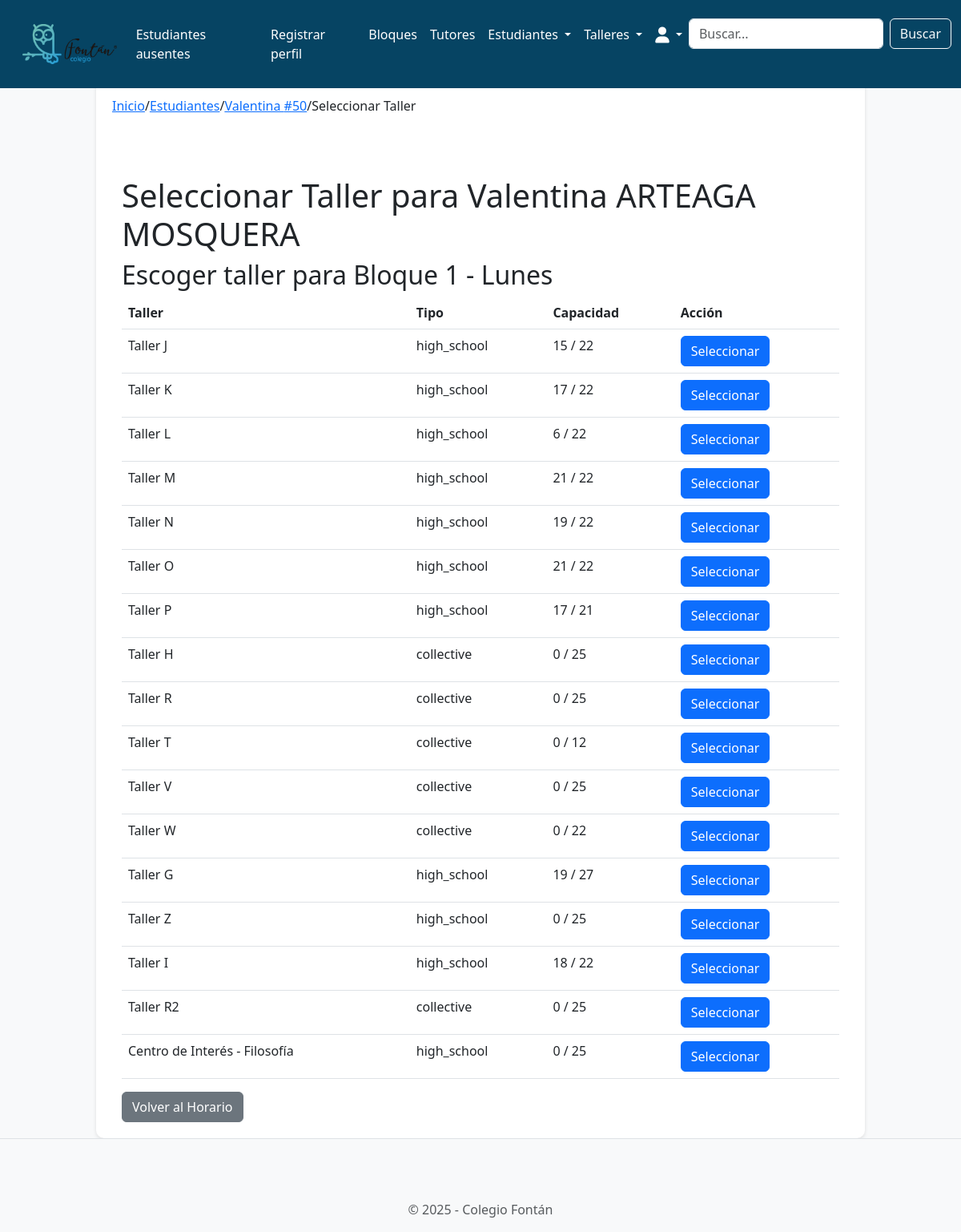
The page /schedules/select_workshop/50/Monday/1/ (signed in) on the database as committed earlier.
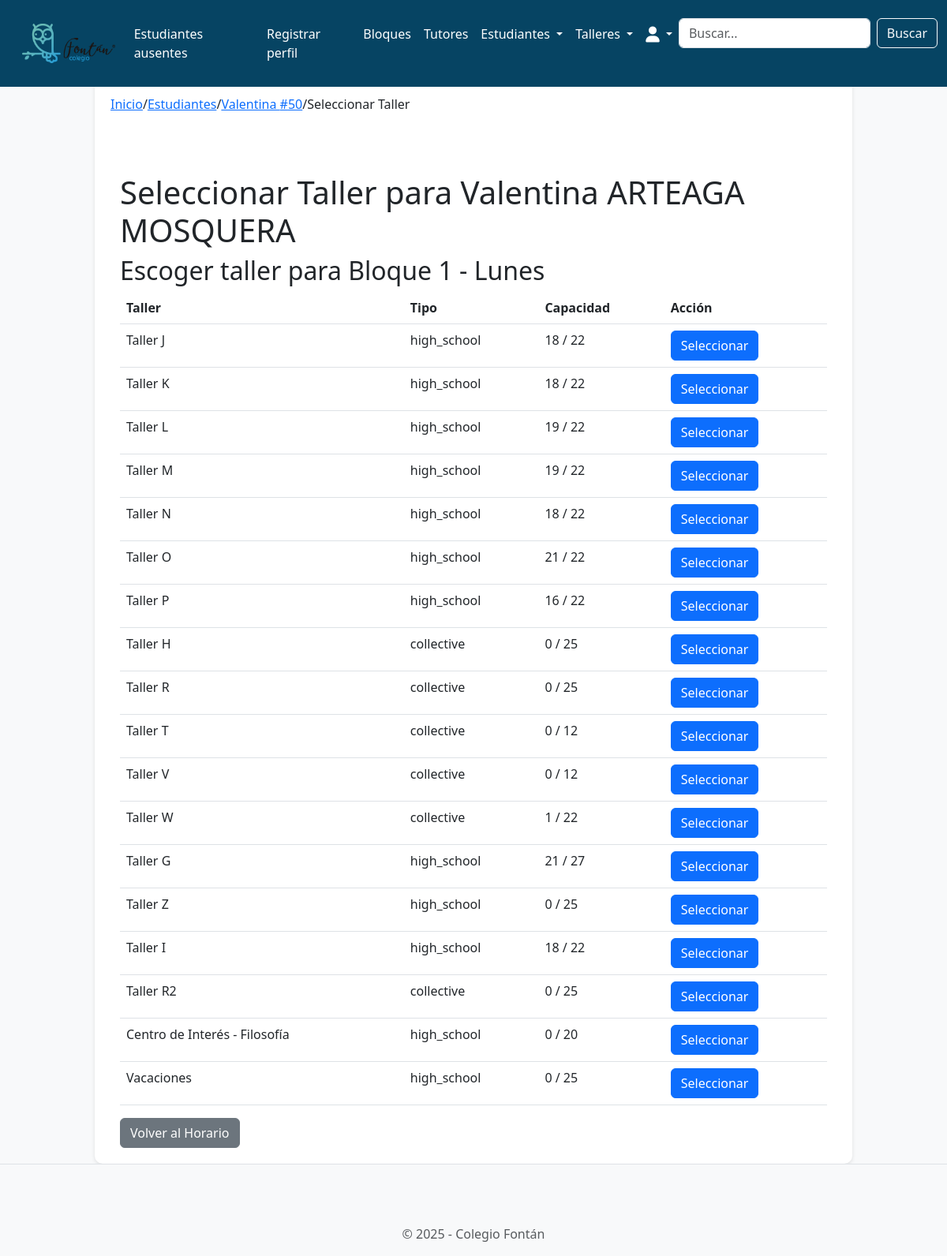
The same page on the database as committed later.
### students/models.py (models this page shows, shortened)
class Student(models.Model):
    STATUS_CHOICES = [
        ('present', 'Presente'),
        ('absent', 'Ausente'),
        ('neutral', 'No llamado'),
    ]
    student_id = models.AutoField(primary_key=True)
    name = models.CharField(max_length=100)
    lastname = models.CharField(max_length=100)
    id_number = models.IntegerField(unique=True)
    autonomy_level = models.IntegerField(
        choices=[
            (1, 'Nivel 1'),
            (2, 'Nivel 2'),
            (3, 'Nivel 3'),
        ],
        default=1,
    )
    extended_vacation = models.BooleanField(default=False)
    grade = models.IntegerField(
        choices=[
            (1, '1'),
            (2, '2'),
            (3, '3'),
            (4, '4'),
            (5, '5'),
            (6, '6'),
            (7, '7'),
            (8, '8'),
            (9, '9'),
            (10, '10'),
            (11, '11'),
        ],
        default=1,
    )
    status = models.CharField(
        max_length=10,
        choices=STATUS_CHOICES,
        default='neutral'
    )
    workshop = models.ForeignKey('workshops.Workshop', on_delete=models.SET_NULL, null=True, blank=True)
    last_reset = models.DateTimeField(default=now)
    rotation_workshop = models.CharField(max_length=200, blank=True, null=True)

### workshops/models.py (models this page shows, shortened)
class Workshop(models.Model):
    WORKSHOP_TYPES = [
        ('primary', 'Primaria'),
        ('high_school', 'Bachillerato'),
        ('collective', 'Colectivo'),
    ]
    workshop_id = models.AutoField(primary_key=True)
    name = models.CharField(max_length=100, unique=True)
    tutor = models.ForeignKey(
        'tutors.Tutor',
        on_delete=models.SET_NULL,
        null=True,
        blank=True,
        related_name='workshops'  # Esta línea permite acceder a los talleres desde el tutor
    )
    max_capacity = models.IntegerField(default=25)
    type = models.CharField(
        max_length=20,
        choices=WORKSHOP_TYPES,
        default='primary'
    )

### schedules/views.py (the view, shortened to what this page needs)
# urls.py: path('select_workshop/<int:student_id>/<str:day>/<int:block_number>/', views.select_workshop, name='select_workshop'),
def select_workshop(request, student_id, day, block_number):
    student = get_object_or_404(Student, student_id=student_id)
    _, workshops = get_schedule_and_workshops(student)
    get_block_capacity(workshops, day, block_number, student.grade)
    return render(request, 'schedules/select_workshop.html', {
        'student': student,
        'student_id': student_id,
        'workshops': workshops,
        'day': day,
        'block': block_number,
        'block_number': block_number,
    })

### schedules/views.py (called while the page is built)
def get_schedule_and_workshops(student_or_tutor):
    schedule = {
        "Monday_Thursday": ["7:40-9:10", "9:40-11:00", "11:20-12:40", "1:20-2:40"]
        if student_or_tutor.grade > 5
        else ["7:40-8:40", "9:10-10:20", "10:40-11:50", "12:30-1:30", "1:50-2:40"],
        "Friday": ["7:40-9:10", "9:50-11:20", "11:50-1:20"]
        if student_or_tutor.grade > 5
        else ["7:40-8:40", "9:10-10:20", "10:40-11:50", "12:20-1:20"],
    }
    workshop_types = ['high_school', 'collective'] if student_or_tutor.grade > 5 else ['primary', 'collective']
    workshops = Workshop.objects.filter(type__in=workshop_types)
    return schedule, workshops

def get_block_capacity(workshops, day, block_number, student_grade):
    for workshop in workshops:
        block_type = (
            "high_school" if workshop.type == "high_school" or (workshop.type == "collective" and student_grade > 5)
            else "primary"
        )
        block = Block.objects.filter(
            workshop=workshop,
            day=day,
            block_number=block_number,
            type=block_type  # Verificar el tipo del bloque
        ).first()
        workshop.current_capacity = block.students.count() if block else 0

### schedules/templates/schedules/select_workshop.html (shortened to what this page needs)
{% extends 'base.html' %}
{% block breadcrumb %}
  <a href="{% url 'home.home' %}">Inicio</a>
  <span>/</span>
  <a href="{% url 'students.student_list' %}">Estudiantes</a>
  <span>/</span>
  <a href="{% url 'student_schedule' student.student_id %}">{{ student.name }} #{{ student.student_id }}</a>
  <span>/</span>
  <span>Seleccionar Taller</span>
{% endblock %}
{% block content %}
<div class="container">
    <h1>Seleccionar Taller para {{ student.name }} {{ student.lastname }}</h1>
    <h2>Escoger taller para Bloque {{ block_number }} -
        {% if day == "Monday" %}Lunes
        {% elif day == "Tuesday" %}Martes
        {% elif day == "Wednesday" %}Miércoles
        {% elif day == "Thursday" %}Jueves
        {% elif day == "Friday" %}Viernes
        {% elif day == "Saturday" %}Sábado
        {% elif day == "Sunday" %}Domingo
        {% else %}{{ day }}
        {% endif %}
    </h2>
    <form method="POST">
        <table class="table">
            <thead>
                <tr>
                    <th>Taller</th>
                    <th>Tipo</th>
                    <th>Capacidad</th>
                    <th>Acción</th>
                </tr>
            </thead>
            <tbody>
                {% for workshop in workshops %}
                <tr>
                    <td>{{ workshop.name }}</td>
                    <td>{{ workshop.type }}</td>
                    <td>{{ workshop.current_capacity }} / {{ workshop.max_capacity }}</td>
                    <td>
                        <button type="submit" name="workshop" value="{{ workshop.workshop_id }}" class="btn btn-primary">
                            Seleccionar
                        </button>
                    </td>
                </tr>
                {% endfor %}
            </tbody>
        </table>
    </form>
    <a href="{% url 'student_schedule' student.student_id %}" class="btn btn-secondary">
        Volver al Horario
    </a>
</div>
{% endblock %}

### horariosfontanproyecto/templates/base.html (shortened to what this page needs)
<!doctype html>
<html lang="en">
  {% load static %}
  <head>
    <link href="https://cdn.jsdelivr.net/npm/bootstrap@5.3.0-alpha1/dist/css/bootstrap.min.css" rel="stylesheet">
    <link rel="stylesheet" href="https://cdnjs.cloudflare.com/ajax/libs/font-awesome/6.0.0-beta3/css/all.min.css">
    <link rel="stylesheet" href="{% static 'css/style.css'%}">
  </head>
  <body>
    {% include 'navbar.html' %}
    <div class="container container-principal">
      <div style="margin-top: 100px;">
        <nav aria-label="breadcrumb">
          <ol class="breadcrumb">
            {% block breadcrumb %}
            {% endblock %}
          </ol>
        </nav>
        {% block content %}
        {% endblock %}
      </div>
    </div>
    <footer class="footer mt-auto py-3 bg-light">
      <div class="container text-center">
        <span class="text-muted">&copy; 2025 - Colegio Fontán</span>
      </div>
    </footer>
  </body>
</html>

### horariosfontanproyecto/templates/navbar.html (shortened to what this page needs)
{% load static %}
<nav class="navbar navbar-expand-lg navbar-dark custom-navbar-bg" style="height: 110px; position: fixed; width: 100%; z-index: 1000;">
  <div class="container-fluid">
    {% if user.is_authenticated %}
    <div class="collapse navbar-collapse" id="navbarSupportedContent">
      <a class="navbar-brand ms-3" href="{% url 'home.home' %}">
        <img src="{% static 'images/logo.png' %}" alt="Colegio Fontán">
      </a>
      {% endif %}
      <ul class="navbar-nav ms-auto mb-2 mb-lg-0">
        {% if user.is_authenticated %}
          <li class="nav-item">
            <a class="nav-link" href="{% url 'students.absent_students' %}">Estudiantes ausentes</a>
          </li>
          <li class="nav-item">
            <a class="nav-link" href="{% url 'accounts.signup' %}">Registrar perfil</a>
          </li>
          <li class="nav-item">
            <a class="nav-link" href="{% url 'workshops:show_blocks' %}">Bloques</a>
          </li>
          <li class="nav-item">
            <a class="nav-link" href="{% url 'tutors.tutors_list' %}">Tutores</a>
          </li>
          <li class="nav-item dropdown">
            <a class="nav-link dropdown-toggle" href="#" id="estudiantesDropdown" role="button" data-bs-toggle="dropdown" aria-expanded="false">
              Estudiantes
            </a>
          </li>
          <li class="nav-item dropdown">
            <a class="nav-link dropdown-toggle" href="#" id="talleresDropdown" role="button" data-bs-toggle="dropdown" aria-expanded="false">
              Talleres
            </a>
          </li>
          <li class="nav-item dropdown">
            <a class="nav-link dropdown-toggle" href="#" id="profileDropdown" role="button" data-bs-toggle="dropdown" aria-expanded="false">
              <i class="fas fa-user fa-lg"></i>
            </a>
          </li>
          <li class="nav-item">
            <form class="d-flex" action="{% if search_type == 'tutors' %}{% url 'tutors.tutors_list' %}{% else %}{% url 'students.student_list' %}{% endif %}" method="GET">
              <input class="form-control me-2" type="search" placeholder="Buscar..." aria-label="Buscar" name="query">
              <button class="btn btn-outline-light" type="submit">Buscar</button>
            </form>
          </li>
        {% endif %}
      </ul>
    </div>
  </div>
</nav>

### horariosfontanproyecto/templates/base.html (style rules this page uses)
body { background-color: #f8f9fa; }
.container-principal { background-color: #fff; border-radius: 10px; box-shadow: 0 2px 5px rgba(0, 0, 0, 0.1); padding: 20px; }
.breadcrumb { background-color: transparent; padding: 0; }
.footer { background-color: #f8f9fa; border-top: 1px solid #dee2e6; }
.container { max-width: 960px; margin: 0 auto; }

### horariosfontanproyecto/templates/navbar.html (style rules this page uses)
:root { --primary-color: #064463; --secondary-color: #1C5471; --hover-color: #163E59; --text-color: #fff; --bg-color: #f9f9f9; }
.custom-navbar-bg { background-color: var(--primary-color) !important; }
.navbar-brand img { max-height: 50px; width: auto; }
.navbar-nav .nav-link { color: var(--text-color); text-decoration: none; font-size: 1rem; }

Rows that differ between the two databases and show on the page:
computed for Workshop "Taller J": current_capacity "15" → "18"
computed for Workshop "Taller K": current_capacity "17" → "18"
computed for Workshop "Taller L": current_capacity "6" → "19"
computed for Workshop "Taller M": current_capacity "21" → "19"
computed for Workshop "Taller N": current_capacity "19" → "18"
changed Workshop "Taller P": current_capacity "17" → "16"; max_capacity "21" → "22"
changed Workshop "Taller V": max_capacity "25" → "12"
computed for Workshop "Taller W": current_capacity "0" → "1"
computed for Workshop "Taller G": current_capacity "19" → "21"
changed Workshop "Centro de Interés - Filosofía": max_capacity "25" → "20"
added Workshop: name "Vacaciones", type "high_school", current_capacity "0", max_capacity "25", {{ workshop.workshop_id }} 128 (drawn)
